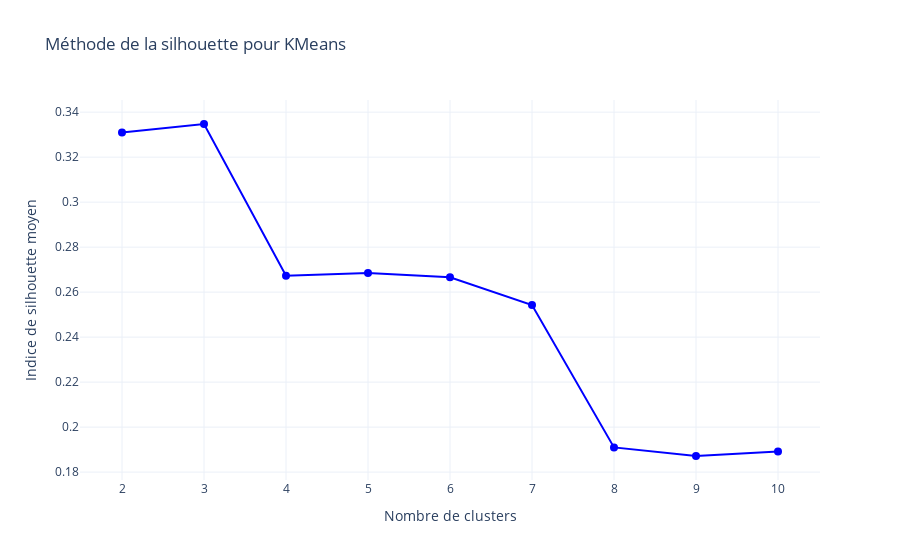

Notebook cell for this chart:
### Markdown cell above
## Score silhouette

### Code cell
# Standardisation des données
scaler = StandardScaler()
df_standardise = scaler.fit_transform(df_numeric)

# Liste pour stocker les scores de silhouette
silhouette_scores = []

# Tester de 2 à 10 clusters
for n_clusters in range(2, 11):
    kmeans = KMeans(n_clusters=n_clusters, random_state=42)
    kmeans.fit(df_standardise)  # ou df_numeric
    score = silhouette_score(df_standardise, kmeans.labels_)
    silhouette_scores.append(score)

# Affichage des scores de silhouette
fig = go.Figure()

fig.add_trace(go.Scatter(
    x=list(range(2, 11)),
    y=silhouette_scores,
    mode='lines+markers',
    name='Silhouette Score',
    line=dict(color='blue'),
    marker=dict(size=8)
))

fig.update_layout(
    title='Méthode de la silhouette pour KMeans',
    xaxis_title='Nombre de clusters',
    yaxis_title='Indice de silhouette moyen',
    template='plotly_white'
)

fig.show()

#choix du nombre de cluster 
max_silhouette_score = max(silhouette_scores)
n_clusters = silhouette_scores.index(max_silhouette_score) + 2

n_clusters

### Figure 1 — Plotly figure (JSON) as saved in the notebook; plotly's stock layout.template omitted (floating-point values rounded to 4 significant figures)
{"data": [{"line": {"color": "blue"}, "marker": {"size": 8}, "mode": "lines+markers", "name": "Silhouette Score", "type": "scatter", "x": [2, 3, 4, 5, 6, 7, 8, 9, 10], "y": [0.331, 0.3347, 0.2673, 0.2685, 0.2666, 0.2543, 0.191, 0.1872, 0.1891]}], "layout": {"title": {"text": "Méthode de la silhouette pour KMeans"}, "xaxis": {"title": {"text": "Nombre de clusters"}}, "yaxis": {"title": {"text": "Indice de silhouette moyen"}}}}
